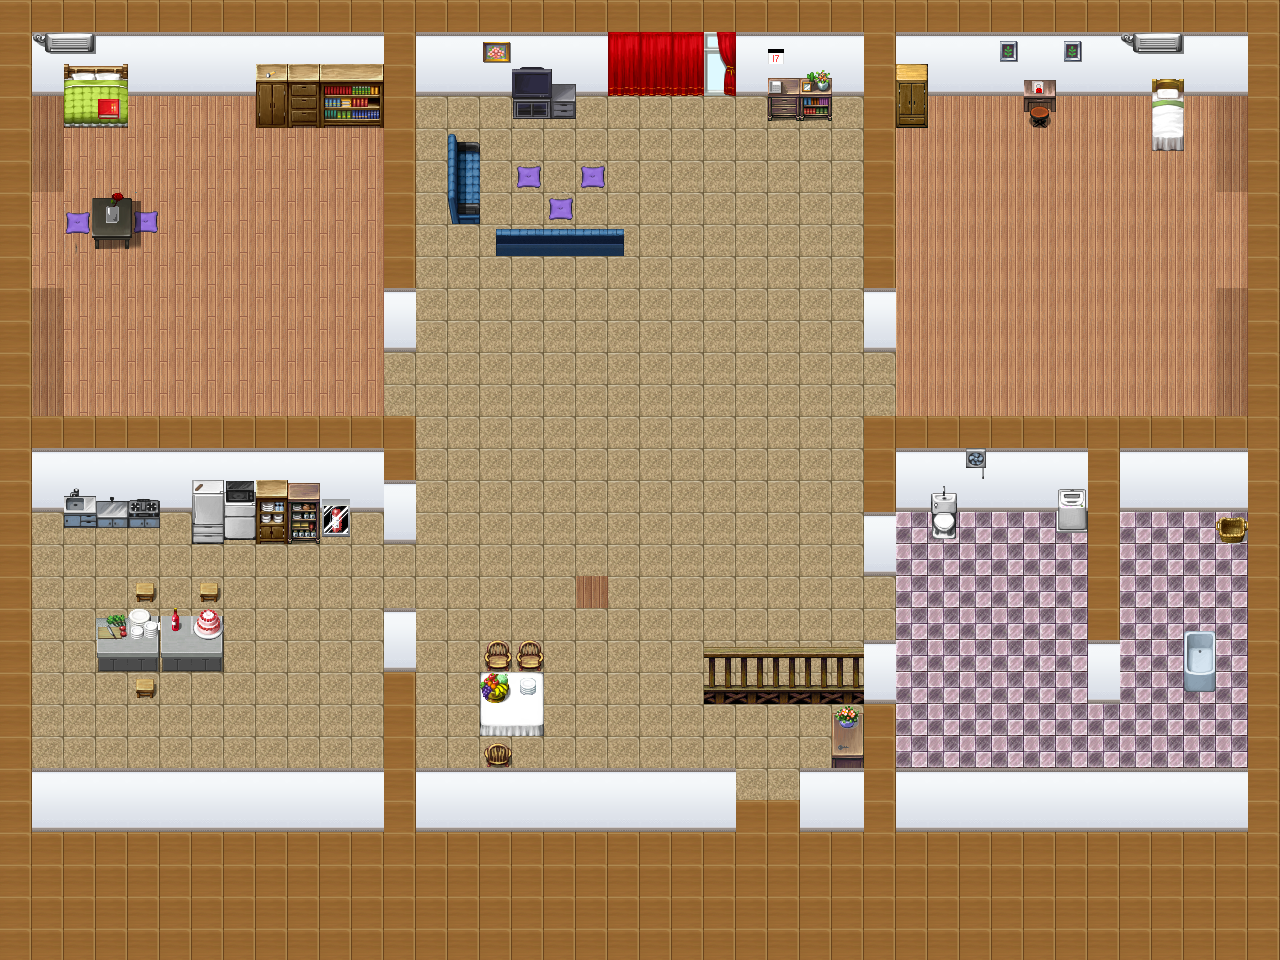

This is a level from a 2D game, rendered from its Tiled map with the project's own tilesets. A one-line summary and the map file follow, with tile-layer data summarised:
An orthogonal 40x30 tile map with 32x32 px tiles, 5 tile layers (bg, floor, wall, window furniture, ...), 9 tilesets.

<map version="1.0" orientation="orthogonal" width="40" height="30" tilewidth="32" tileheight="32">
 <tileset firstgid="1" name="apartment" tilewidth="32" tileheight="32">
  <image source="apartment.png" width="256" height="768" />
  <terraintypes>
   <terrain name="新地形" tile="-1" />
  </terraintypes>
 </tileset>
 <tileset firstgid="193" name="tileOfWindows" tilewidth="32" tileheight="32">
  <image source="tilee3.png" width="512" height="512" />
  <terraintypes>
   <terrain name="新地形" tile="-1" />
  </terraintypes>
 </tileset>
 <tileset firstgid="449" name="basicTiles" tilewidth="32" tileheight="32">
  <image source="RPG_Maker_VX_RTP_Tileset_by_telles0808.png" width="1024" height="2016" />
 </tileset>
 <tileset firstgid="2465" name="tileOfBeds" tilewidth="32" tileheight="32">
  <image source="tilee2.png" width="512" height="672" />
 </tileset>
 <tileset firstgid="2801" name="tileOfKitchen" tilewidth="32" tileheight="32">
  <image source="tilec.png" width="256" height="512" />
 </tileset>
 <tileset firstgid="2929" name="tileOfCurtain" tilewidth="32" tileheight="32">
  <image source="tilee.png" width="512" height="512" />
 </tileset>
 <tileset firstgid="3185" name="tileOfItems" tilewidth="32" tileheight="32">
  <image source="2nq8y2x.png" width="512" height="512" />
 </tileset>
 <tileset firstgid="3441" name="window" tilewidth="32" tileheight="32">
  <image source="window.png" width="32" height="64" />
 </tileset>
 <tileset firstgid="3443" name="tileClassroom" tilewidth="32" tileheight="32">
  <image source="tilecclassroom.png" width="512" height="512" />
 </tileset>
 <layer name="bg" width="40" height="30">
  <data>[1200 cells, 1200 non-empty, 2 distinct tile ids]</data>
 </layer>
 <layer name="floor" width="40" height="30">
  <data>[1200 cells, 808 non-empty, 7 distinct tile ids]</data>
 </layer>
 <layer name="wall" width="40" height="30">
  <data>[1200 cells, 197 non-empty, 7 distinct tile ids]</data>
 </layer>
 <layer name="window furniture" width="40" height="30">
  <data>[1200 cells, 106 non-empty, 85 distinct tile ids]</data>
 </layer>
 <layer name="things" width="40" height="30">
  <data>[1200 cells, 13 non-empty, 13 distinct tile ids]</data>
 </layer>
</map>
